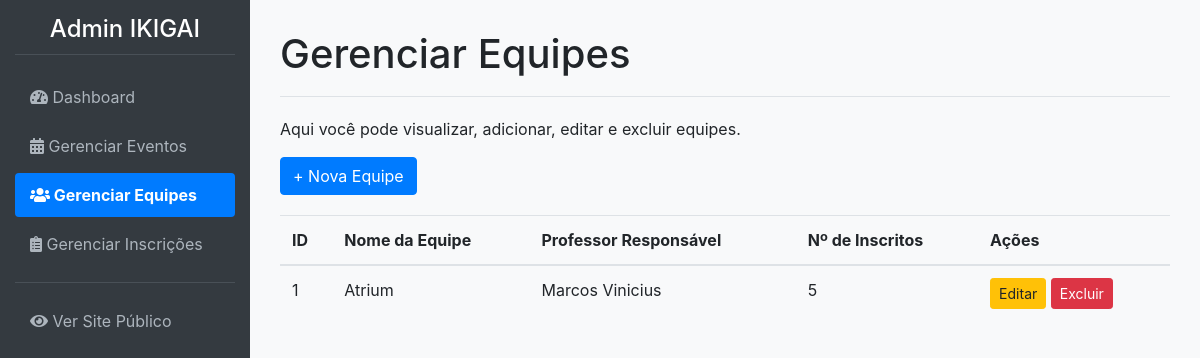
/admin/equipes (signed in), run on the app's committed database.
### app/models.py (models this page shows, shortened)
class Equipe(db.Model):
    __tablename__ = 'equipes'
    id = db.Column(db.Integer, primary_key=True)
    nome_equipe = db.Column(db.String(100), nullable=False, unique=True)
    professor_responsavel = db.Column(db.String(100), nullable=False)
    inscricoes = db.relationship('Inscricao', backref='equipe', lazy=True)

### app/admin/routes.py (the view)
@bp.route('/equipes')
@login_required
def gerenciar_equipes():
    equipes = Equipe.query.order_by(Equipe.nome_equipe).all()
    return render_template('admin/admin_gerenciar_equipes.html', equipes=equipes)

### app/__init__.py (called while the page is built)
@login_manager.user_loader
def load_user(user_id):
    return models.User.query.get(int(user_id))

### app/admin/routes.py (called while the page is built)
@bp.before_request
def before_request_handler():
    if current_app.config.get('DEBUG') and not current_user.is_authenticated:
        user = User.query.first()
        if user:
            login_user(user)

### app/templates/admin/admin_gerenciar_equipes.html (shortened to what this page needs)
{% extends 'admin/admin_base.html' %}
{% block page_title %}Gerenciar Equipes{% endblock %}
{% block content %}
<p>Aqui você pode visualizar, adicionar, editar e excluir equipes.</p>
<a href="{{ url_for('admin.nova_equipe') }}" class="btn btn-primary" style="margin-bottom: 20px;">+ Nova Equipe</a>
{% if equipes %}
    <table class="table">
        <thead>
            <tr>
                <th>ID</th>
                <th>Nome da Equipe</th>
                <th>Professor Responsável</th>
                <th>Nº de Inscritos</th>
                <th>Ações</th>
            </tr>
        </thead>
        <tbody>
            {% for equipe_item in equipes %}
            <tr>
                <td>{{ equipe_item.id }}</td>
                <td>{{ equipe_item.nome_equipe }}</td>
                <td>{{ equipe_item.professor_responsavel }}</td>
                <td>{{ equipe_item.inscricoes|length }}</td>
                <td class="action-links">
                    <a href="{{ url_for('admin.editar_equipe', equipe_id=equipe_item.id) }}" class="btn btn-warning btn-sm">Editar</a>
                    <form action="{{ url_for('admin.excluir_equipe', equipe_id=equipe_item.id) }}" method="POST" style="display:inline;" onsubmit="return confirm('Tem certeza que deseja excluir esta equipe?');">
                        <button type="submit" class="btn btn-danger btn-sm">Excluir</button>
                    </form>
                </td>
            </tr>
            {% endfor %}
        </tbody>
    </table>
{% else %}
    <p>Nenhuma equipe cadastrada ainda.</p>
{% endif %}
{% endblock %}

### app/static/css/admin_styles.css (style rules this page uses)
body { display: flex; background-color: #f8f9fa; }

### data on the page
Equipe: id "1", nome_equipe "Atrium", professor_responsavel "Marcos Vinicius", inscricoes|length "5"
